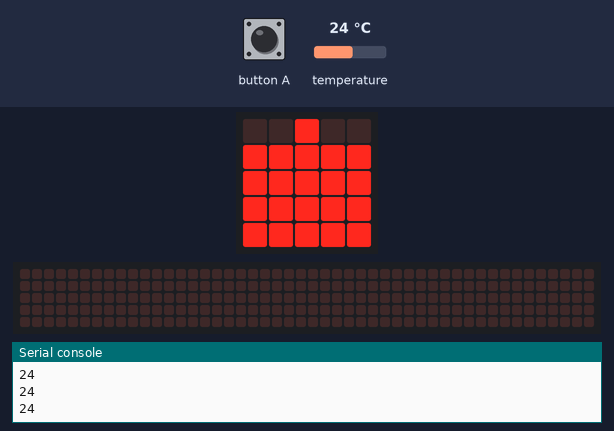
The program below on a simulated BBC micro:bit (MakeCode). Parts: the board's 5×5 LED display, a strip that is not on the board, showing the scrolling text unrolled, the last lines printed to the serial console. The test bench sets the inputs (shaded band); at power-on: temperature 24 °C. The 48×5 strip is a reading aid, not a part: it shows the text the display is scrolling, unrolled, one strip-width of it at a time.

Above: at 1.2 s.
1.3 s: button A pressed for 0.15 s
At 4.8 s:
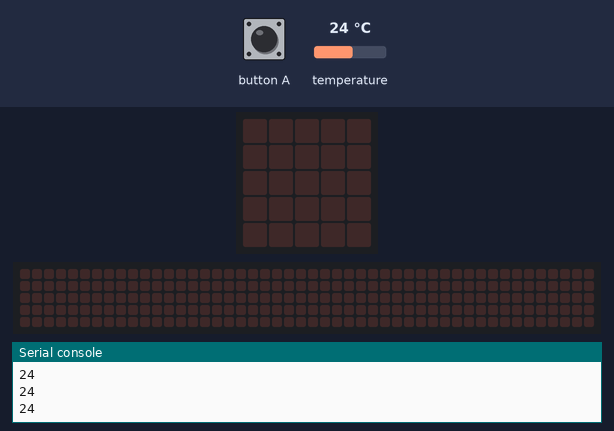
5.0 s: temperature set to 19 °C
At 6.0 s:
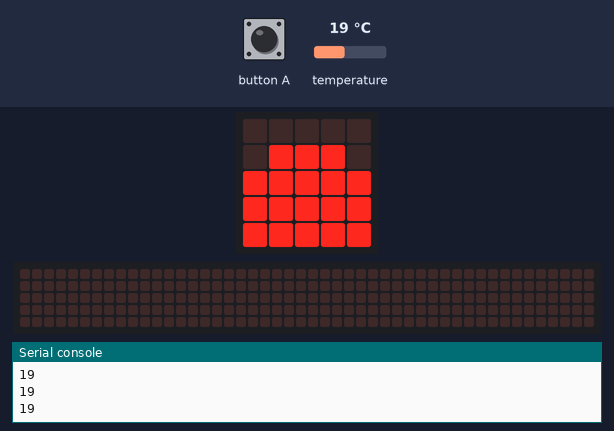
6.6 s: button A pressed for 0.15 s
At 9.31 s:
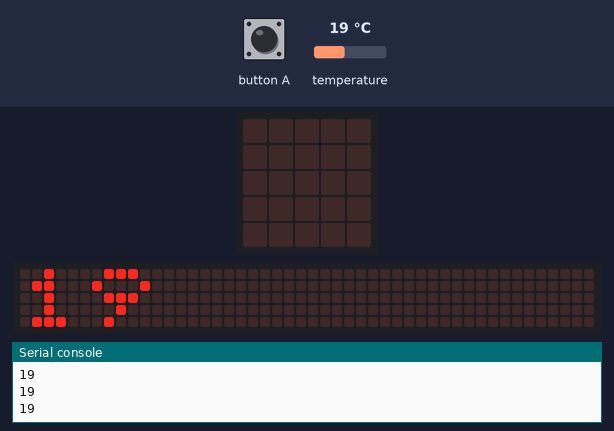
10.3 s: temperature set to 12 °C
At 10.8 s:
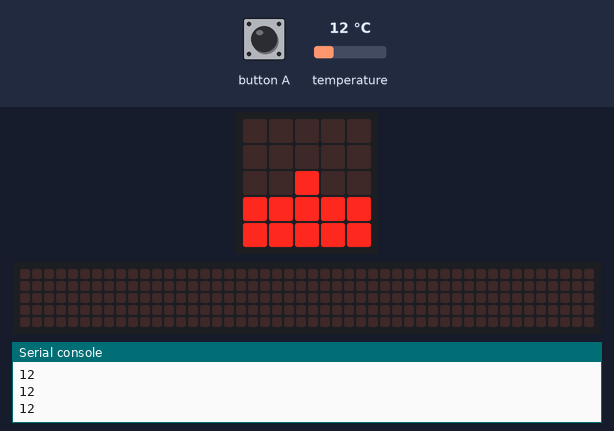
Timing chart, 0 to 12.9 s (numbered marks = the images above; inputs shaded):
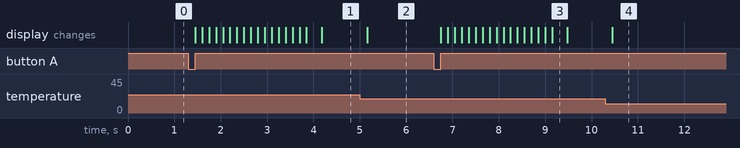

The program:

main.ts
```typescript
// DisplayIsBusy Variable dient zur Steuerung der Ausgabe, damit auf alle Fälle die Zahl vollständig angezeigt wird
input.onButtonPressed(Button.A, function () {
    DisplayIsBusy = true
    basic.showNumber(input.temperature())
    basic.pause(1000)
    DisplayIsBusy = false
})
/**
 * Das Video dazu: https://www.youtube.com/watch?v=-fZm1JCvxlE
 */
let DisplayIsBusy = false
DisplayIsBusy = false
basic.forever(function () {
    if (DisplayIsBusy == false) {
        led.plotBarGraph(
        input.temperature(),
        30
        )
    }
})
```

test.ts
```typescript
// Hier kann man Tests durchführen; diese Datei wird nicht kompiliert, wenn dieses Paket als Erweiterung verwendet wird.
```

Measured:
- after the input at 1.3 s, the display: first changes after 0.15 s (image 1 shows a later state)
- after the input at 5.0 s, the display: changes after 0.16 s (image 2)
- after the input at 6.6 s, the display: first changes after 0.15 s (image 3 shows a later state)
- after the input at 10.3 s, the display: changes after 0.15 s (image 4)
